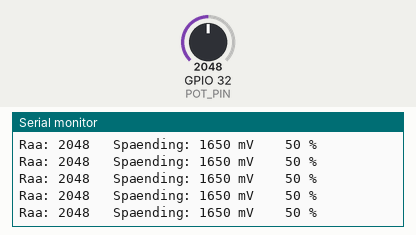
Simulated run of this program. Board: ESP32. On the bench: the last lines printed to the serial monitor. The test bench sets the inputs (shaded band); at power-on: GPIO 32 (POT_PIN) = 2048.

Above: at 1.2 s.
1.3 s: GPIO 32 (POT_PIN) set to 1228
At 1.56 s:
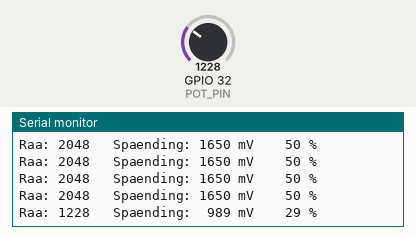
3.3 s: GPIO 32 (POT_PIN) set to 491
At 3.56 s:
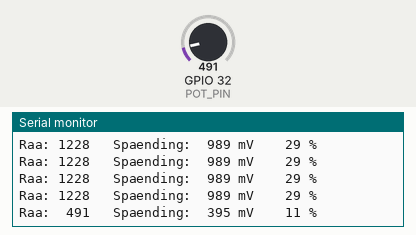
5.5 s: GPIO 32 (POT_PIN) set to 0
At 5.76 s:
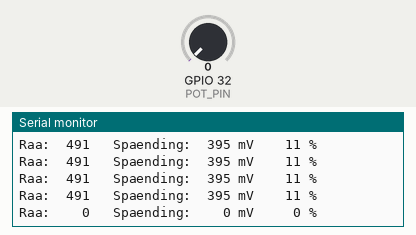
7.5 s: GPIO 32 (POT_PIN) set to 4095
At 7.76 s:
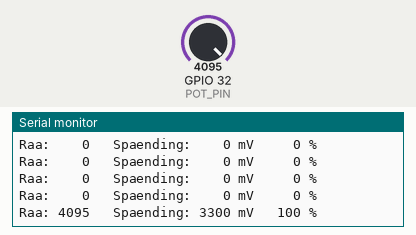

The program:

main.cpp
```cpp
#include <Arduino.h>

// Konfiguration
const int POT_PIN = 32;                 // midterben på GPIO 32 (ADC1, virker også med WiFi)
const unsigned long INTERVAL_MS = 200;  // hvor tit værdien skrives ud
const int ANTAL_MAALINGER = 16;         // gennemsnit af flere målinger dæmper støj

unsigned long sidsteUdskrift = 0;

// Gennemsnit af flere rå målinger (0–4095)
int laesRaa() {
  long sum = 0;  // long, så summen ikke løber over
  for (int i = 0; i < ANTAL_MAALINGER; i++) {
    sum += analogRead(POT_PIN);
  }
  return sum / ANTAL_MAALINGER;
}

// Gennemsnit af flere kalibrerede målinger i millivolt
int laesMilliVolt() {
  long sum = 0;
  for (int i = 0; i < ANTAL_MAALINGER; i++) {
    sum += analogReadMilliVolts(POT_PIN);
  }
  return sum / ANTAL_MAALINGER;
}

void setup() {
  Serial.begin(115200);
  // Ingen opsætning af ADC'en: standarden er 12 bit og 11 dB dæmpning (op mod 3,3 V)
}

void loop() {
  unsigned long nu = millis();

  // Kun hvert INTERVAL_MS; resten af tiden er loop() fri til andet
  if (nu - sidsteUdskrift >= INTERVAL_MS) {
    sidsteUdskrift = nu;

    int raa = laesRaa();
    int milliVolt = laesMilliVolt();
    int procent = map(raa, 0, 4095, 0, 100);

    Serial.printf("Raa: %4d   Spaending: %4d mV   %3d %%\n", raa, milliVolt, procent);
  }
}
```

Measured:
- after the input at 1.3 s, the serial monitor: prints a new line after 0.10 s (image 1)
- after the input at 3.3 s, the serial monitor: prints a new line after 0.11 s (image 2)
- after the input at 5.5 s, the serial monitor: prints a new line after 0.11 s (image 3)
- after the input at 7.5 s, the serial monitor: prints a new line after 0.11 s (image 4)
